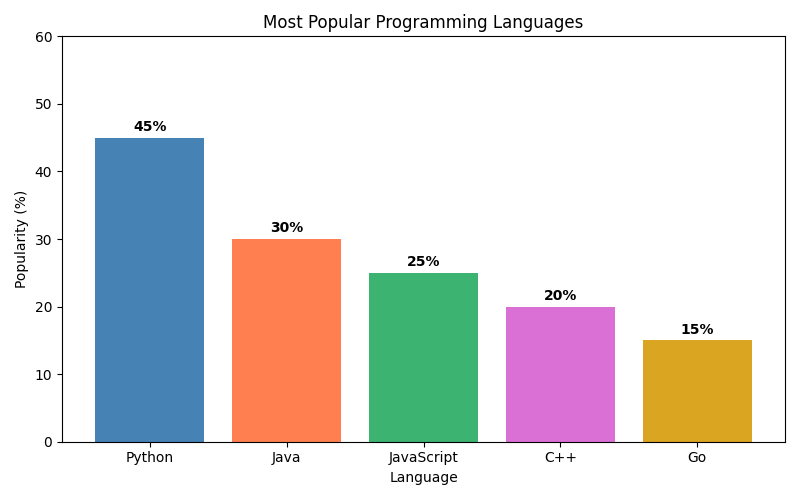

Here is the Python script that generated this plot:
import matplotlib.pyplot as plt

categories = ["Python", "Java", "JavaScript", "C++", "Go"]
values = [45, 30, 25, 20, 15]

plt.figure(figsize=(8, 5))
plt.bar(categories, values, color=["steelblue", "coral", "mediumseagreen", "orchid", "goldenrod"])
plt.title("Most Popular Programming Languages")
plt.xlabel("Language")
plt.ylabel("Popularity (%)")
plt.ylim(0, 60)

for i, v in enumerate(values):
    plt.text(i, v + 1, f"{v}%", ha="center", fontweight="bold")

plt.tight_layout()
plt.savefig("bar_chart.png")
plt.show()
print("Bar chart saved as bar_chart.png")
